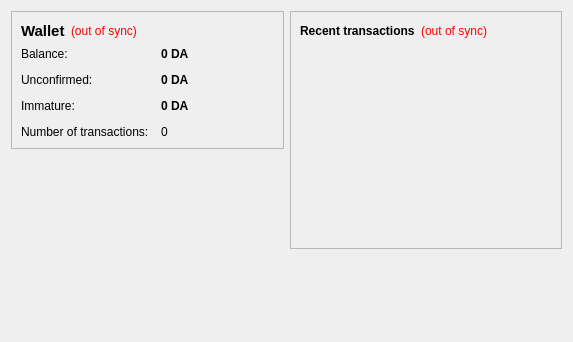
<?xml version="1.0" encoding="UTF-8"?>
<ui version="4.0">
 <class>OverviewPage</class>
 <widget class="QWidget" name="OverviewPage">
  <property name="geometry">
   <rect>
    <x>0</x>
    <y>0</y>
    <width>573</width>
    <height>342</height>
   </rect>
  </property>
  <property name="windowTitle">
   <string>Form</string>
  </property>
  <layout class="QHBoxLayout" name="horizontalLayout" stretch="1,1">
   <item>
    <layout class="QVBoxLayout" name="verticalLayout_2">
     <item>
      <widget class="QFrame" name="frame">
       <property name="frameShape">
        <enum>QFrame::StyledPanel</enum>
       </property>
       <property name="frameShadow">
        <enum>QFrame::Raised</enum>
       </property>
       <layout class="QVBoxLayout" name="verticalLayout_4">
        <item>
         <layout class="QHBoxLayout" name="horizontalLayout_4">
          <item>
           <widget class="QLabel" name="label_5">
            <property name="font">
             <font>
              <pointsize>11</pointsize>
              <weight>75</weight>
              <bold>true</bold>
             </font>
            </property>
            <property name="text">
             <string>Wallet</string>
            </property>
           </widget>
          </item>
          <item>
           <widget class="QLabel" name="labelWalletStatus">
            <property name="toolTip">
             <string>The displayed information may be out of date. Your wallet automatically synchronizes with the dacoin network after a connection is established, but this process has not completed yet.</string>
            </property>
            <property name="styleSheet">
             <string notr="true">QLabel { color: red; }</string>
            </property>
            <property name="text">
             <string notr="true">(out of sync)</string>
            </property>
            <property name="alignment">
             <set>Qt::AlignLeading|Qt::AlignLeft|Qt::AlignVCenter</set>
            </property>
           </widget>
          </item>
          <item>
           <spacer name="horizontalSpacer_2">
            <property name="orientation">
             <enum>Qt::Horizontal</enum>
            </property>
            <property name="sizeHint" stdset="0">
             <size>
              <width>40</width>
              <height>20</height>
             </size>
            </property>
           </spacer>
          </item>
         </layout>
        </item>
        <item>
         <layout class="QFormLayout" name="formLayout_2">
          <property name="fieldGrowthPolicy">
           <enum>QFormLayout::AllNonFixedFieldsGrow</enum>
          </property>
          <property name="horizontalSpacing">
           <number>12</number>
          </property>
          <property name="verticalSpacing">
           <number>12</number>
          </property>
          <item row="0" column="0">
           <widget class="QLabel" name="label">
            <property name="text">
             <string>Balance:</string>
            </property>
           </widget>
          </item>
          <item row="0" column="1">
           <widget class="QLabel" name="labelBalance">
            <property name="font">
             <font>
              <weight>75</weight>
              <bold>true</bold>
             </font>
            </property>
            <property name="cursor">
             <cursorShape>IBeamCursor</cursorShape>
            </property>
            <property name="toolTip">
             <string>Your current balance</string>
            </property>
            <property name="text">
             <string notr="true">0 DA</string>
            </property>
            <property name="textInteractionFlags">
             <set>Qt::LinksAccessibleByMouse|Qt::TextSelectableByKeyboard|Qt::TextSelectableByMouse</set>
            </property>
           </widget>
          </item>
          <item row="1" column="0">
           <widget class="QLabel" name="label_3">
            <property name="text">
             <string>Unconfirmed:</string>
            </property>
           </widget>
          </item>
          <item row="1" column="1">
           <widget class="QLabel" name="labelUnconfirmed">
            <property name="font">
             <font>
              <weight>75</weight>
              <bold>true</bold>
             </font>
            </property>
            <property name="cursor">
             <cursorShape>IBeamCursor</cursorShape>
            </property>
            <property name="toolTip">
             <string>Total of transactions that have yet to be confirmed, and do not yet count toward the current balance</string>
            </property>
            <property name="text">
             <string notr="true">0 DA</string>
            </property>
            <property name="textInteractionFlags">
             <set>Qt::LinksAccessibleByMouse|Qt::TextSelectableByKeyboard|Qt::TextSelectableByMouse</set>
            </property>
           </widget>
          </item>
          <item row="3" column="0">
           <widget class="QLabel" name="label_2">
            <property name="text">
             <string>Number of transactions:</string>
            </property>
           </widget>
          </item>
          <item row="3" column="1">
           <widget class="QLabel" name="labelNumTransactions">
            <property name="toolTip">
             <string>Total number of transactions in wallet</string>
            </property>
            <property name="text">
             <string notr="true">0</string>
            </property>
           </widget>
          </item>
          <item row="2" column="0">
           <widget class="QLabel" name="labelImmatureText">
            <property name="text">
             <string>Immature:</string>
            </property>
           </widget>
          </item>
          <item row="2" column="1">
           <widget class="QLabel" name="labelImmature">
            <property name="font">
             <font>
              <weight>75</weight>
              <bold>true</bold>
             </font>
            </property>
            <property name="toolTip">
             <string>Mined balance that has not yet matured</string>
            </property>
            <property name="text">
             <string notr="true">0 DA</string>
            </property>
            <property name="textInteractionFlags">
             <set>Qt::LinksAccessibleByMouse|Qt::TextSelectableByKeyboard|Qt::TextSelectableByMouse</set>
            </property>
           </widget>
          </item>
         </layout>
        </item>
       </layout>
      </widget>
     </item>
     <item>
      <spacer name="verticalSpacer">
       <property name="orientation">
        <enum>Qt::Vertical</enum>
       </property>
       <property name="sizeHint" stdset="0">
        <size>
         <width>20</width>
         <height>40</height>
        </size>
       </property>
      </spacer>
     </item>
    </layout>
   </item>
   <item>
    <layout class="QVBoxLayout" name="verticalLayout_3">
     <item>
      <widget class="QFrame" name="frame_2">
       <property name="frameShape">
        <enum>QFrame::StyledPanel</enum>
       </property>
       <property name="frameShadow">
        <enum>QFrame::Raised</enum>
       </property>
       <layout class="QVBoxLayout" name="verticalLayout">
        <item>
         <layout class="QHBoxLayout" name="horizontalLayout_2">
          <item>
           <widget class="QLabel" name="label_4">
            <property name="text">
             <string>&lt;b&gt;Recent transactions&lt;/b&gt;</string>
            </property>
           </widget>
          </item>
          <item>
           <widget class="QLabel" name="labelTransactionsStatus">
            <property name="toolTip">
             <string>The displayed information may be out of date. Your wallet automatically synchronizes with the dacoin network after a connection is established, but this process has not completed yet.</string>
            </property>
            <property name="styleSheet">
             <string notr="true">QLabel { color: red; }</string>
            </property>
            <property name="text">
             <string notr="true">(out of sync)</string>
            </property>
            <property name="alignment">
             <set>Qt::AlignRight|Qt::AlignTrailing|Qt::AlignVCenter</set>
            </property>
           </widget>
          </item>
          <item>
           <spacer name="horizontalSpacer">
            <property name="orientation">
             <enum>Qt::Horizontal</enum>
            </property>
            <property name="sizeHint" stdset="0">
             <size>
              <width>40</width>
              <height>20</height>
             </size>
            </property>
           </spacer>
          </item>
         </layout>
        </item>
        <item>
         <widget class="QListView" name="listTransactions">
          <property name="styleSheet">
           <string notr="true">QListView { background: transparent; }</string>
          </property>
          <property name="frameShape">
           <enum>QFrame::NoFrame</enum>
          </property>
          <property name="verticalScrollDaPolicy">
           <enum>Qt::ScrollDaAlwaysOff</enum>
          </property>
          <property name="horizontalScrollDaPolicy">
           <enum>Qt::ScrollDaAlwaysOff</enum>
          </property>
          <property name="selectionMode">
           <enum>QAbstractItemView::NoSelection</enum>
          </property>
         </widget>
        </item>
       </layout>
      </widget>
     </item>
     <item>
      <spacer name="verticalSpacer_2">
       <property name="orientation">
        <enum>Qt::Vertical</enum>
       </property>
       <property name="sizeHint" stdset="0">
        <size>
         <width>20</width>
         <height>40</height>
        </size>
       </property>
      </spacer>
     </item>
    </layout>
   </item>
  </layout>
 </widget>
 <resources/>
 <connections/>
</ui>
